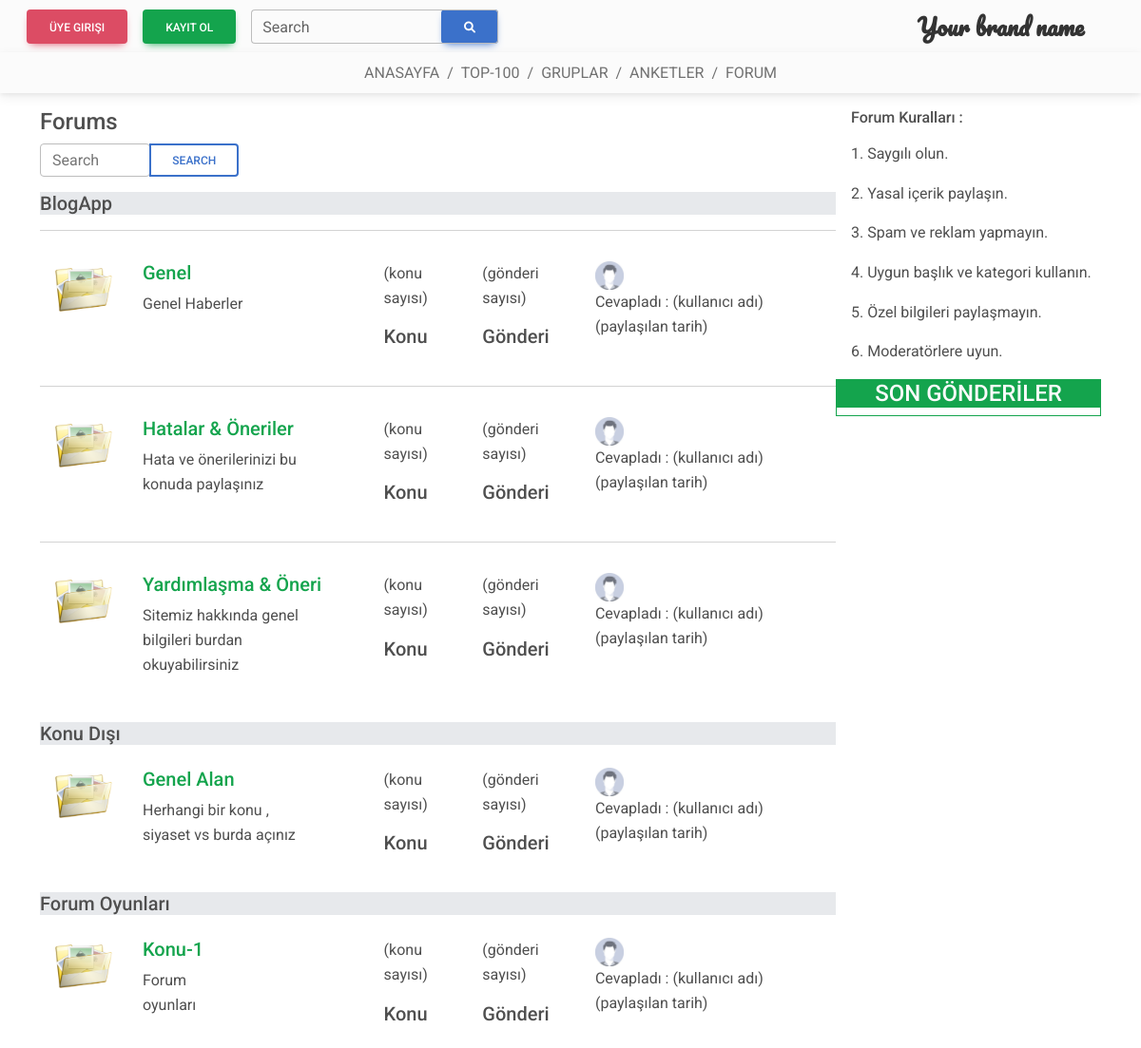
Before: /new_news/ with the older database file.
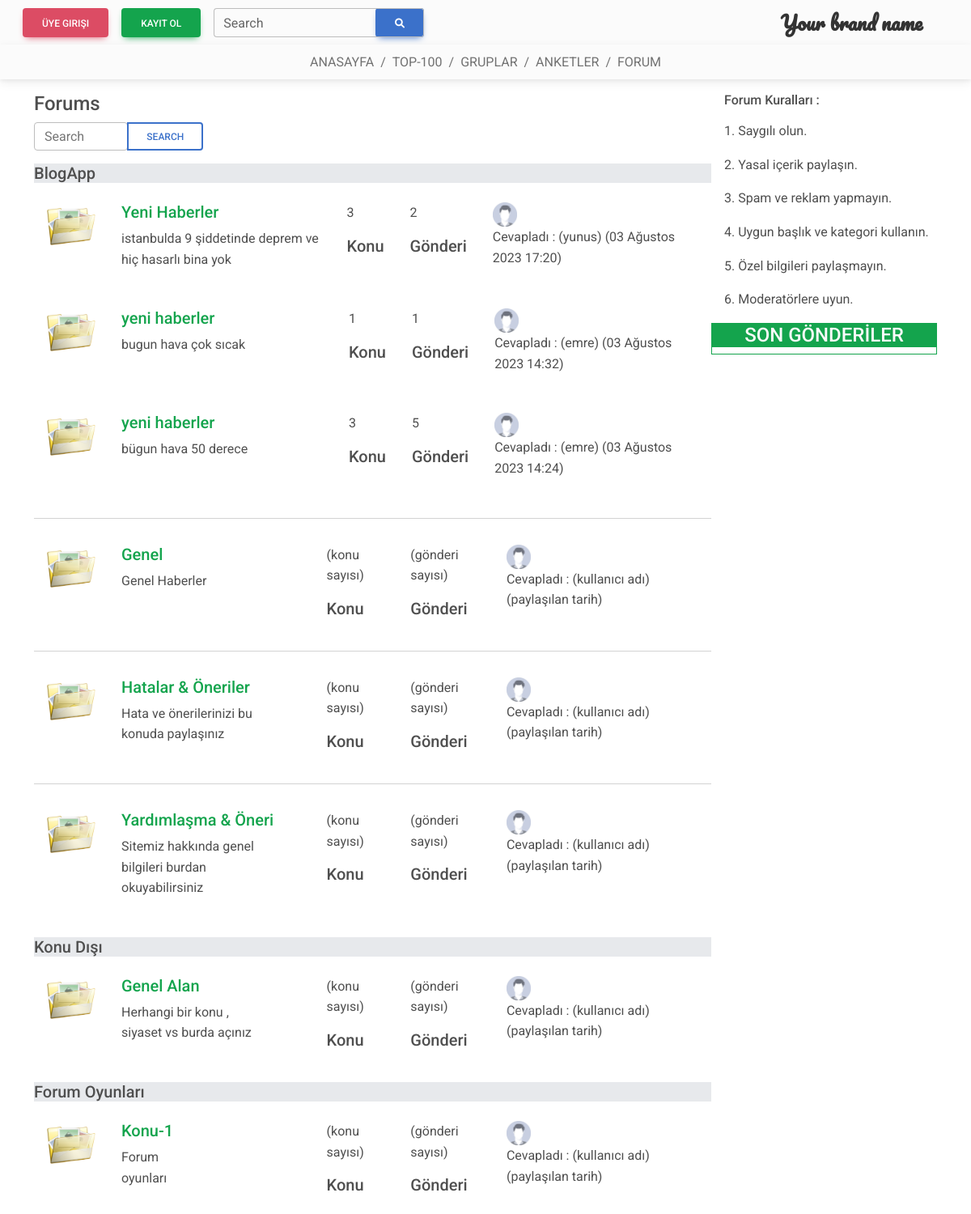
After: the same page with the newer database file.
### appMy/models.py (models this page shows, shortened)
class News(models.Model):
    title = models.CharField(max_length=200)
    content = models.TextField()
    topic_count = models.PositiveIntegerField(default=0)
    post_count = models.PositiveIntegerField(default=0)
    response_date = models.DateTimeField(null=True, blank=True)
    user_name = models.CharField(max_length=100, blank=True)

### appMy/views.py (the view)
# urls.py: path('new_news/', views.new_news, name='new_news'),
def new_news(request):
    new_news = News.objects.all().order_by('-id')[:10]
    return render(request, 'index.html', {'new_news': new_news})

### appMy/templates/index.html (shortened to what this page needs)
{% extends 'base.html' %}
{% load static %}
{% block main %}
<nav class="navbar navbar-expand-lg navbar-light bg-light">
  <div class="container-fluid justify-content-center ">
    <nav aria-label="breadcrumb hover-shadow">
      <ol class="breadcrumb ">
        <li class="breadcrumb-item">
          <a class="hover-shadow" href="index.html">ANASAYFA</a>
        </li>
        <li class="breadcrumb-item">
          <a class="hover-shadow" href="#">TOP-100</a>
        </li>
        <li class="breadcrumb-item active" aria-current="page">
          <a class="hover-shadow" href="#">GRUPLAR</a>
        </li>
        <li class="breadcrumb-item active" aria-current="page">
          <a class="hover-shadow" href="#">ANKETLER</a>
        </li>
        <li class="breadcrumb-item active" aria-current="page">
          <a class="hover-shadow" href="#">FORUM</a>
        </li>
      </ol>
    </nav>
  </div>
</nav>
<main class="container d-flex ">
  <div class="left w-75">
    <div>
      <h4 class="mt-3">Forums</h4>
      <div class="input-group w-25">
        <input type="search" class="form-control rounded" placeholder="Search" aria-label="Search" aria-describedby="search-addon" />
        <button type="button" class="btn btn-outline-primary">search</button>
      </div>
    </div>
    <div class="box1">
      <h5 class="bg-secondary bg-opacity-25 mt-3">BlogApp</h5>
      {% for news in new_news %}
        <div class="d-flex">
          <div class="left w-50 d-flex">
            <div class="m-3">
              <img style="width: 60px; height: 60px; object-fit: contain;" src="static/image/folder.png" alt="">
            </div>
            <div class="m-3">
              <h5 class="text-success">{{ news.title }}</h5>
              <p >{{ news.content }}</p>
            </div>
          </div>
          <div class="right d-flex">
            <div class="m-3">
              <p>{{ news.topic_count }}</p>
              <h5>Konu</h5>
            </div>
            <div class="m-3">
              <p>{{ news.post_count }}</p>
              <h5>Gönderi</h5>
            </div>
            <div class="m-3">
              <img style="height: 30px; width: 30; object-fit: contain;" src="static/image/userphoto.jpg" alt="">
              <p>Cevapladı : ({{ news.user_name }}) ({{ news.response_date }})</p>
            </div>
          </div>
        </div>
      {% endfor %}
      <hr>
      <div class="d-flex">
        <div class="left w-50 d-flex">
          <div class="m-3">
            <img style="width: 60px; height: 60px; object-fit: contain;" src="static/image/folder.png" alt="">
          </div>
          <div class="m-3">
            <h5 class="text-success">Genel</h5>
            <p >Genel Haberler</p>
          </div>
        </div>
        <div class="right d-flex">
          <div class="m-3">
            <p>(konu sayısı)</p>
            <h5>Konu</h5>
          </div>
          <div class="m-3">
            <p>(gönderi sayısı)</p>
            <h5>Gönderi</h5>
          </div>
          <div class="m-3">
            <img style="height: 30px; width: 30; object-fit: contain;" src="static/image/userphoto.jpg" alt="">
            <p>Cevapladı : (kullanıcı adı) (paylaşılan tarih)</p>
          </div>
        </div>
      </div>
      <hr>
      <div class="d-flex">
        <div class="left w-50 d-flex">
          <div class="m-3">
            <img style="width: 60px; height: 60px; object-fit: contain;" src="static/image/folder.png" alt="">
          </div>
          <div class="m-3">
            <h5 class="text-success">Hatalar & Öneriler</h5>
            <p class="w-75" >Hata ve önerilerinizi bu konuda paylaşınız</p>
          </div>
        </div>
        <div class="right d-flex">
          <div class="m-3">
            <p>(konu sayısı)</p>
            <h5>Konu</h5>
          </div>
          <div class="m-3">
            <p>(gönderi sayısı)</p>
            <h5>Gönderi</h5>
          </div>
          <div class="m-3">
            <img style="height: 30px; width: 30; object-fit: contain;" src="static/image/userphoto.jpg" alt="">
            <p>Cevapladı : (kullanıcı adı) (paylaşılan tarih)</p>
          </div>
        </div>
      </div>
      <hr>
      <div class="d-flex">
        <div class="left w-50 d-flex">
          <div class="m-3">
            <img style="width: 60px; height: 60px; object-fit: contain;" src="static/image/folder.png" alt="">
          </div>
          <div class="m-3">
            <h5 class="text-success">Yardımlaşma & Öneri</h5>
            <p class="w-75" >Sitemiz hakkında genel bilgileri burdan okuyabilirsiniz</p>
          </div>
        </div>
        <div class="right d-flex">
          <div class="m-3">
            <p>(konu sayısı)</p>
            <h5>Konu</h5>
          </div>
          <div class="m-3">
            <p>(gönderi sayısı)</p>
            <h5>Gönderi</h5>
          </div>
          <div class="m-3">
            <img style="height: 30px; width: 30; object-fit: contain;" src="static/image/userphoto.jpg" alt="">
            <p>Cevapladı : (kullanıcı adı) (paylaşılan tarih)</p>
          </div>
        </div>
      </div>
    </div>
    <div class="box2">
      <h5 class="bg-secondary bg-opacity-25 mt-3">Konu Dışı</h5>
      <div class="d-flex">
        <div class="left w-50 d-flex">
          <div class="m-3">
            <img style="width: 60px; height: 60px; object-fit: contain;" src="static/image/folder.png" alt="">
          </div>
          <div class="m-3">
            <h5 class="text-success">Genel Alan</h5>
            <p class="w-75" >Herhangi bir konu , siyaset vs burda açınız</p>
          </div>
        </div>
        <div class="right d-flex">
          <div class="m-3">
            <p>(konu sayısı)</p>
            <h5>Konu</h5>
          </div>
          <div class="m-3">
            <p>(gönderi sayısı)</p>
            <h5>Gönderi</h5>
          </div>
          <div class="m-3">
            <img style="height: 30px; width: 30; object-fit: contain;" src="static/image/userphoto.jpg" alt="">
            <p>Cevapladı : (kullanıcı adı) (paylaşılan tarih)</p>
          </div>
        </div>
      </div>
    </div>
    <div class="box3">
      <h5 class="bg-secondary bg-opacity-25 mt-3">Forum Oyunları</h5>
      <div class="d-flex">
        <div class="left w-50 d-flex">
          <div class="m-3">
            <img style="width: 60px; height: 60px; object-fit: contain;" src="static/image/folder.png" alt="">
          </div>
          <div class="m-3">
            <h5 class="text-success">Konu-1</h5>
            <p class="w-75" >Forum oyunları</p>
          </div>
        </div>
        <div class="right d-flex">
          <div class="m-3">
            <p>(konu sayısı)</p>
            <h5>Konu</h5>
          </div>
          <div class="m-3">
            <p>(gönderi sayısı)</p>
            <h5>Gönderi</h5>
          </div>
          <div class="m-3">
            <img style="height: 30px; width: 30; object-fit: contain;" src="static/image/userphoto.jpg" alt="">
            <p>Cevapladı : (kullanıcı adı) (paylaşılan tarih)</p>
          </div>
        </div>
      </div>
    </div>
  </div>
  <div class="right w-25">
    <div>
      <h6 class="m-3">Forum Kuralları :</h6>
      <div class="ms-3">
        <p>1. Saygılı olun.</p>
        <p>2. Yasal içerik paylaşın.</p>
        <p>3. Spam ve reklam yapmayın.</p>
        <p>4. Uygun başlık ve kategori kullanın.</p>
        <p>5. Özel bilgileri paylaşmayın.</p>
        <p>6. Moderatörlere uyun.</p>
      </div>
    </div>
    <div class="border border-success">
        <div>
            <h4 class="text-center bg-success text-light">SON GÖNDERİLER</h4>
        </div>
    </div>
      </div>
</main>
{% endblock %}

### appMy/templates/base.html (shortened to what this page needs)
{% load static %}
<!DOCTYPE html>
<html lang="en">
<head>
    <link rel="stylesheet" href="static/css/style.css">
<link
href="https://cdnjs.cloudflare.com/ajax/libs/font-awesome/6.0.0/css/all.min.css"
rel="stylesheet"
/>
<link
href="https://cdnjs.cloudflare.com/ajax/libs/mdb-ui-kit/6.4.0/mdb.min.css"
rel="stylesheet"
/>
</head>
<body>
    {% block nonheader %}
    {% include 'part/_header.html' %}
    {% endblock nonheader %}
    {% block main %}
    {% endblock main %}
</body>
</html>

### appMy/templates/part/_header.html (shortened to what this page needs)
{% load static %}
<nav class="navbar navbar-expand-lg navbar-light bg-light">
    <div class="container-fluid">
      <div class="collapse navbar-collapse" id="navbarRightAlignExample">
          <form action="">
              <ul class="navbar-nav ms-auto mb-2 mb-lg-0">
            <li class="nav-item">
              <a href="{% url 'loginUser' %}" class="btn btn-danger mx-3" role="button">Üye Girişi</a>
            </li>
            <li class="nav-item">
              <a href="{% url 'registerUser' %}" class="btn btn-success " role="button">Kayıt Ol</a>
            </li>
            <form action="{% url 'search_results' %}" method="GET" class="input-group ms-3 w-50">
              <div class="form-outline ms-3 w-50 d-flex">
                <input id="search-input" type="search" name="q" class="form-control" />
                <label class="form-label" for="search-input">Search</label>
                <button type="submit" class="btn btn-primary">
                  <i class="fas fa-search"></i>
                </button>
              </div>
            </form>
          </form>
      </div>
      <div class="brand mx-3 me-5">
        Your brand name
      </div>
    </div>
  </nav>

### appMy/static/css/style.css (style rules this page uses)
.brand { color: #333; font-size: x-large; font-weight: 700; font-family: "Pacifico", cursive; }

Changed rows visible on the page:
added News: title "Yeni Haberler", content "istanbulda 9 şiddetinde deprem ve hiç hasarlı bina yok", topic_count "3", post_count "2", user_name "yunus", response_date "03 Ağustos 2023 17:20"
added News: title "yeni haberler", content "bugun hava çok sıcak", topic_count "1", post_count "1", user_name "emre", response_date "03 Ağustos 2023 14:32"
added News: title "yeni haberler", content "bügun hava 50 derece", topic_count "3", post_count "5", user_name "emre", response_date "03 Ağustos 2023 14:24"
